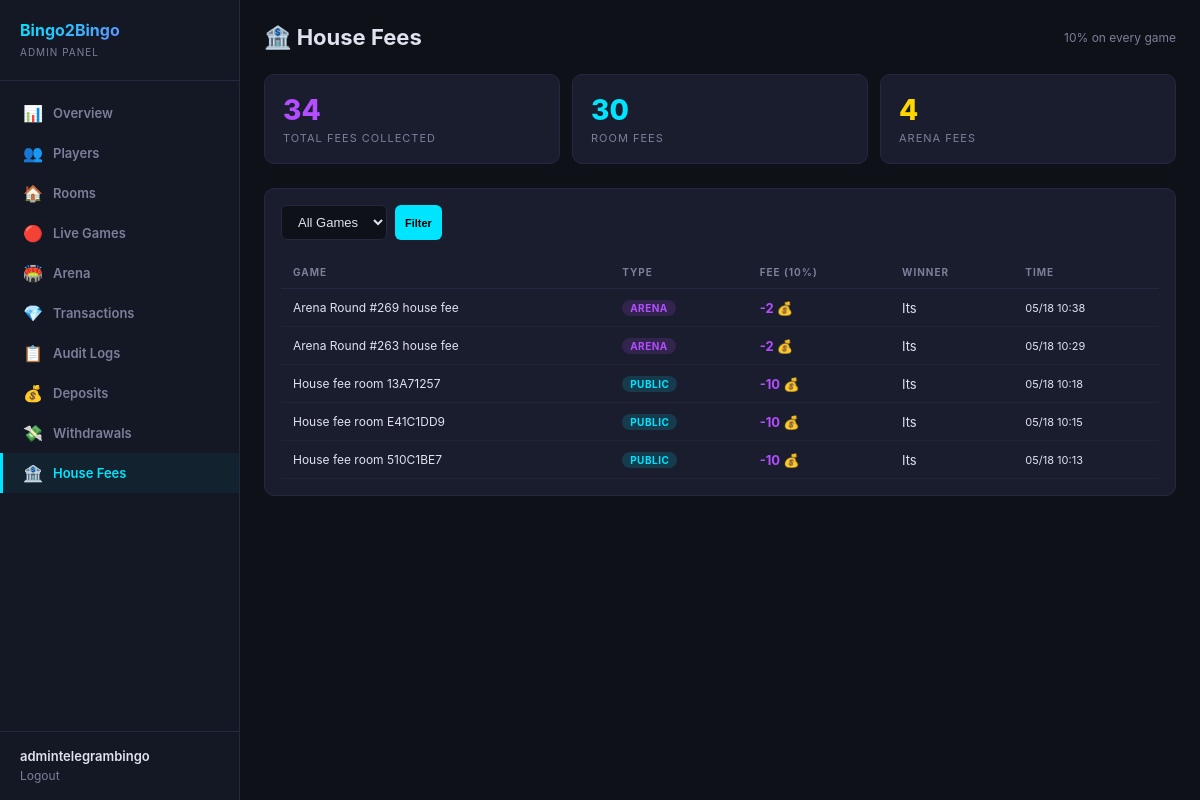
Page /dashboard/house-fees/ (signed in) on the earlier database version.
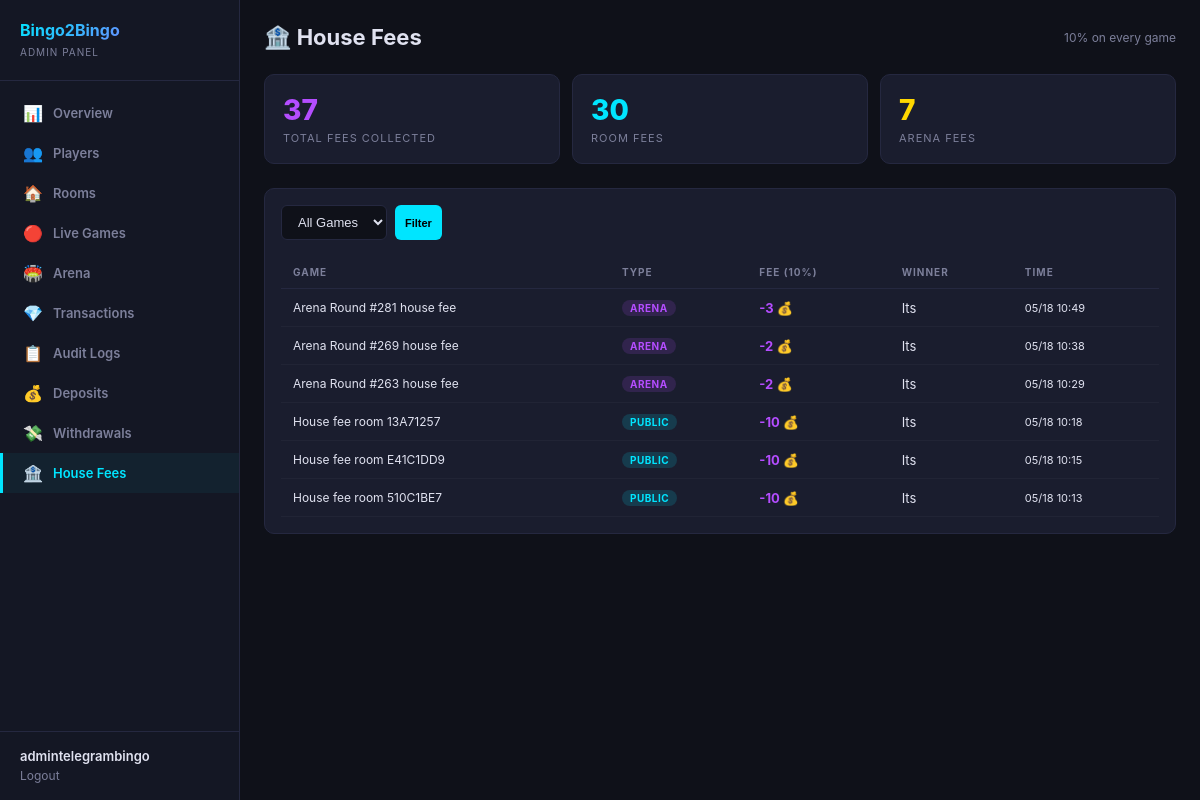
Same page on the later database version.
### wallets/models.py (models this page shows, shortened)
class Transaction(models.Model):
    class Type(models.TextChoices):
        DEPOSIT = 'deposit', 'Deposit'
        WITHDRAWAL = 'withdrawal', 'Withdrawal'
        GAME_ENTRY = 'game_entry', 'Game Entry Fee'
        GAME_WIN = 'game_win', 'Game Win'
        DRAW_REFUND = 'draw_refund', 'Draw Refund'
        HOUSE_FEE = 'house_fee', 'House Fee'
        DAILY_BONUS = 'daily_bonus', 'Daily Bonus'
        REFERRAL_BONUS = 'referral_bonus', 'Referral Bonus'
        SPIN_WIN = 'spin_win', 'Spin Win'
        ADMIN_GIFT = 'admin_gift', 'Admin Gift'
    player = models.ForeignKey(Player, on_delete=models.CASCADE, related_name='transactions')
    amount = models.BigIntegerField()
    transaction_type = models.CharField(max_length=20, choices=Type.choices)
    description = models.CharField(max_length=500, blank=True, default='')
    created_at = models.DateTimeField(default=timezone.now)
    class Meta:
        verbose_name = 'Transaction'
        verbose_name_plural = 'Transactions'
        ordering = ['-created_at']

### users/models.py (models this page shows, shortened)
class Player(models.Model):
    telegram_id = models.BigIntegerField(unique=True, db_index=True)
    username = models.CharField(max_length=255, blank=True, default='')
    first_name = models.CharField(max_length=255, blank=True, default='')
    phone_number = models.CharField(max_length=20, blank=True, default='')
    coins = models.BigIntegerField(default=10)
    wins = models.IntegerField(default=0)
    losses = models.IntegerField(default=0)
    games_played = models.IntegerField(default=0)
    xp = models.BigIntegerField(default=0)
    level = models.IntegerField(default=1)
    referral_code = models.CharField(max_length=32, unique=True, blank=True)
    invited_by = models.ForeignKey(
        'self', null=True, blank=True,
        on_delete=models.SET_NULL,
        related_name='invitees'
    )
    is_banned = models.BooleanField(default=False)
    last_daily_bonus = models.DateTimeField(null=True, blank=True)
    created_at = models.DateTimeField(default=timezone.now)
    class Meta:
        verbose_name = 'Player'
        verbose_name_plural = 'Players'
        ordering = ['-coins']

### dashboard/views.py (the view)
# urls.py: path('house-fees/', views.house_fees, name='house_fees'),
@admin_required
def house_fees(request):
    from wallets.models import Transaction
    from games.models import GameRoom
    from arena.models import GameRound as ArenaRound
    from django.db.models import Q, Sum
    game_filter = request.GET.get('type', 'all')
    tx_qs = Transaction.objects.filter(transaction_type='house_fee').select_related('player')
    if game_filter == 'public':
        tx_qs = tx_qs.exclude(description__startswith='Arena')
    elif game_filter == 'arena':
        tx_qs = tx_qs.filter(description__startswith='Arena')
    total_all = Transaction.objects.filter(transaction_type='house_fee').aggregate(s=Sum('amount'))['s'] or 0
    total_rooms = Transaction.objects.filter(transaction_type='house_fee').exclude(description__startswith='Arena').aggregate(s=Sum('amount'))['s'] or 0
    total_arena = Transaction.objects.filter(transaction_type='house_fee', description__startswith='Arena').aggregate(s=Sum('amount'))['s'] or 0
    transactions = list(tx_qs.order_by('-created_at')[:200])
    rich_txns = []
    for tx in transactions:
        info = {
            'tx': tx,
            'game_type': 'Arena' if 'Arena' in tx.description else 'Room',
            'pot': tx.amount * -10,
            'winner': tx.player.first_name,
        }
        desc = tx.description
        if 'room' in desc.lower() and not desc.startswith('Arena'):
            try:
                code = desc.replace('House fee room ', '').strip()
                room = GameRoom.objects.filter(room_code=code).first()
                if room:
                    info['game_type'] = room.get_room_type_display()
                    info['players'] = room.bingo_cards.count()
                    info['pot'] = room.prize_pool + abs(tx.amount)
            except Exception:
                pass
        elif 'Arena' in desc:
            info['players'] = '—'
        rich_txns.append(info)
    return render(request, 'dashboard/house_fees.html', {
        'total_all': abs(total_all),
        'total_rooms': abs(total_rooms),
        'total_arena': abs(total_arena),
        'transactions': rich_txns,
        'game_filter': game_filter,
    })

### dashboard/auth.py (called while the page is built)
def admin_required(view_func):
    @wraps(view_func)
    def wrapper(request, *args, **kwargs):
        if not request.user.is_authenticated:
            return redirect('dashboard:login')
        if not request.user.is_staff and not request.user.is_superuser:
            messages.error(request, 'Access denied. Staff only.')
            return redirect('dashboard:login')
        return view_func(request, *args, **kwargs)
    return wrapper

### dashboard/templates/dashboard/house_fees.html (shortened to what this page needs)
{% extends 'dashboard/base.html' %}
{% block content %}
<div class="header">
  <h1>🏦 House Fees</h1>
  <div class="header-actions">
    <span style="font-size:12px;color:var(--muted);">10% on every game</span>
  </div>
</div>
<div class="stats-grid">
  <div class="stat-card purple">
    <div class="stat-value">{{ total_all }}</div>
    <div class="stat-label">Total Fees Collected</div>
  </div>
  <div class="stat-card cyan">
    <div class="stat-value">{{ total_rooms }}</div>
    <div class="stat-label">Room Fees</div>
  </div>
  <div class="stat-card gold">
    <div class="stat-value">{{ total_arena }}</div>
    <div class="stat-label">Arena Fees</div>
  </div>
</div>
<div class="card">
  <form class="toolbar" method="GET">
    <select name="type">
      <option value="all" {% if game_filter == 'all' %}selected{% endif %}>All Games</option>
    </select>
    <button type="submit" class="btn btn-cyan btn-sm">Filter</button>
  </form>
  <table>
    <thead><tr><th>Game</th><th>Type</th><th>Fee (10%)</th><th>Winner</th><th>Time</th></tr></thead>
    <tbody>
    {% for t in transactions %}
    <tr>
      <td style="font-size:12px;max-width:200px;overflow:hidden;text-overflow:ellipsis;">{{ t.tx.description }}</td>
      <td>
        {% if t.game_type == 'Arena' %}<span class="badge badge-purple">Arena</span>
        {% elif 'Public' in t.game_type %}<span class="badge badge-info">{{ t.game_type }}</span>
        {% else %}<span class="badge badge-warning">{{ t.game_type }}</span>{% endif %}
      </td>
      <td style="color:var(--purple);font-weight:700;">{{ t.tx.amount }} 💰</td>
      <td>{{ t.winner }}</td>
      <td style="font-size:11px;">{{ t.tx.created_at|date:"m/d H:i" }}</td>
    </tr>
    {% empty %}
    <tr><td colspan="5" style="text-align:center;color:var(--muted);padding:32px;">No house fees collected yet</td></tr>
    {% endfor %}
    </tbody>
  </table>
</div>
{% endblock %}

Differences in the rows shown:
added Transaction: tx.description "Arena Round #281 house fee", shows "ARENA", tx.amount "-3", winner "Its", tx.created_at "05/18 10:49"
Other differences:
{{ total_all }}: "34" → "37"
{{ total_arena }}: "4" → "7"
